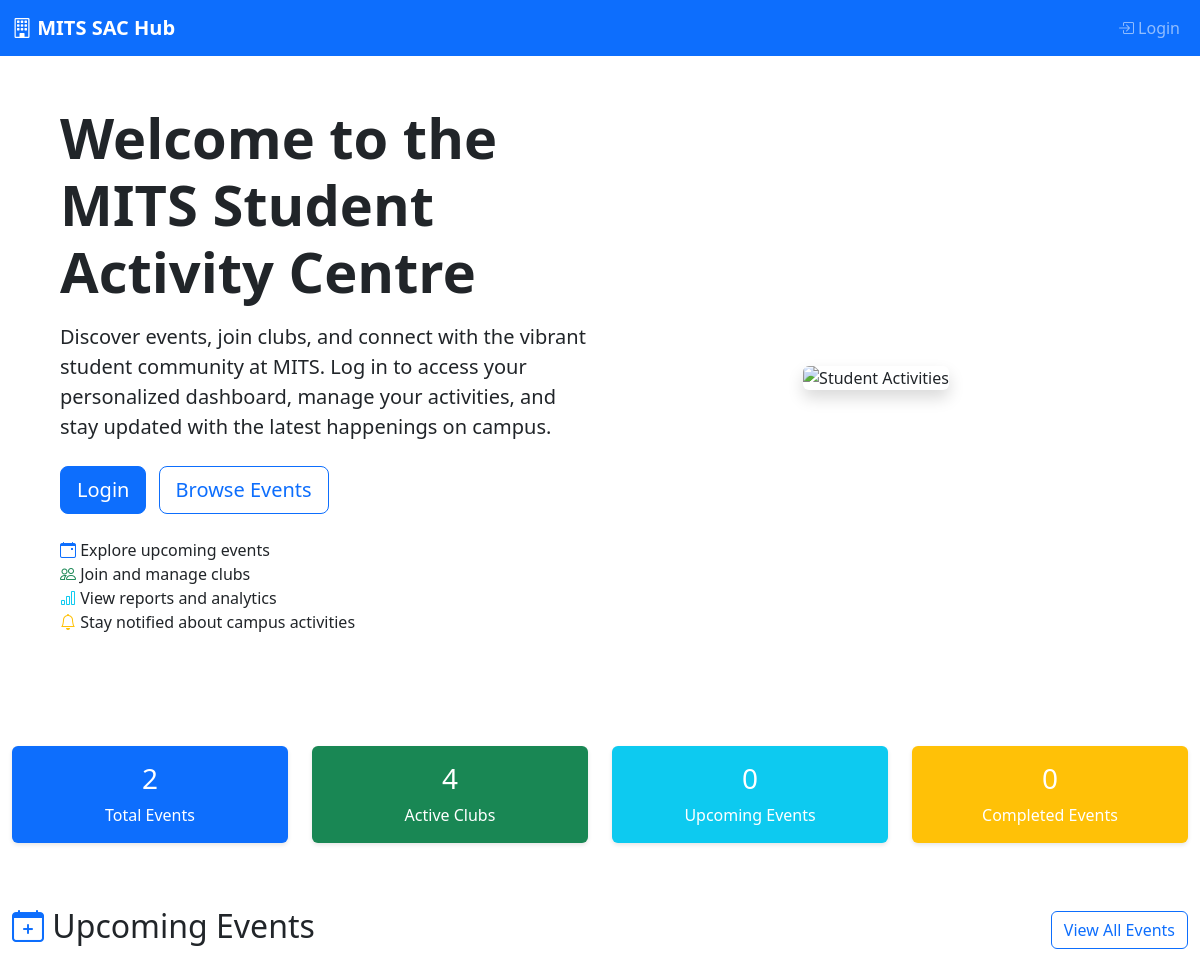
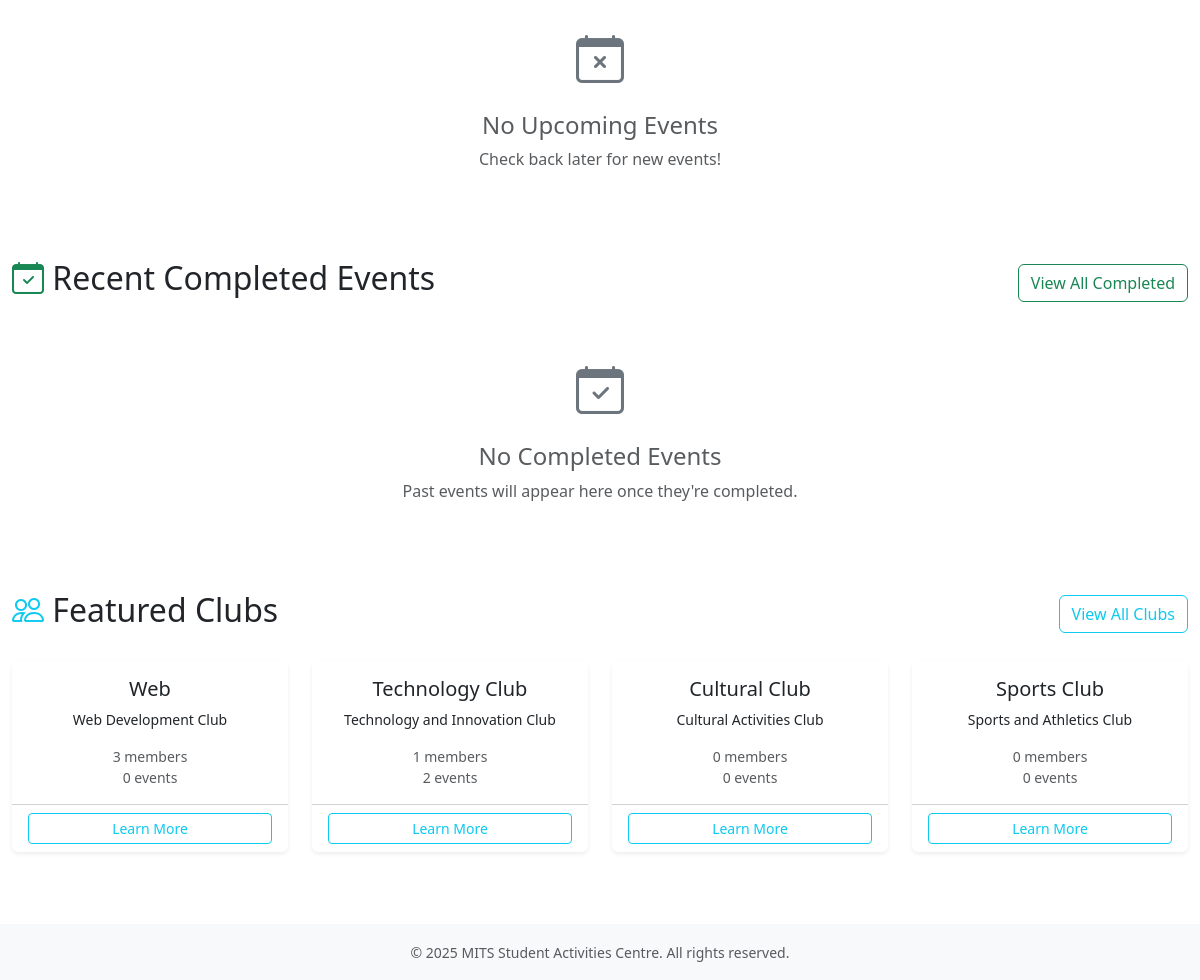
The page / on the database its author committed (2 pictures, top to bottom).
### users/models.py (models this page shows, shortened)
class Club(models.Model):
	name = models.CharField(max_length=100, unique=True)
	description = models.TextField(blank=True)
	coordinators = models.ManyToManyField('User', blank=True, related_name='coordinated_clubs', help_text='Club Coordinators (Users)')
	advisor = models.ForeignKey('User', on_delete=models.SET_NULL, null=True, blank=True, related_name='advised_clubs', limit_choices_to={'roles': 'FACULTY'}, help_text='Club Advisor (Faculty)')

### sac_project/home_views.py (the view)
# urls.py: 2. Add a URL to urlpatterns:  path('', views.home, name='home')
def home(request):
    if request.user.is_authenticated:
        return redirect('student-dashboard')
    now = timezone.now()
    upcoming_events = Event.objects.filter(
        date_time__gt=now,
        status__in=['APPROVED', 'PENDING']
    ).select_related('club').order_by('date_time')[:6]
    completed_events = Event.objects.filter(
        date_time__lt=now,
        status='COMPLETED'
    ).select_related('club').order_by('-date_time')[:6]
    clubs = Club.objects.all()[:8]
    stats = {
        'total_events': Event.objects.count(),
        'total_clubs': Club.objects.count(),
        'upcoming_events_count': upcoming_events.count(),
        'completed_events_count': completed_events.count(),
    }
    context = {
        'upcoming_events': upcoming_events,
        'completed_events': completed_events,
        'clubs': clubs,
        'stats': stats,
    }
    return render(request, 'home.html', context)

### sac_project/templates/home.html (shortened to what this page needs)
{% extends 'base.html' %}
{% block content %}
<div class="row align-items-center mb-5 p-5" style="min-height: 50vh;">
    <div class="col-lg-6 mb-4 mb-lg-0">
        <h1 class="display-4 fw-bold mb-3">Welcome to the MITS Student Activity Centre</h1>
        <p class="lead mb-4">Discover events, join clubs, and connect with the vibrant student community at MITS. Log in to access your personalized dashboard, manage your activities, and stay updated with the latest happenings on campus.</p>
        <div class="mb-3">
            <a href="{% url 'login' %}" class="btn btn-primary btn-lg me-2">Login</a>
            <a href="{% url 'event_list' %}" class="btn btn-outline-primary btn-lg">Browse Events</a>
        </div>
        <ul class="list-unstyled mt-4">
            <li><i class="bi bi-calendar-event text-primary"></i> Explore upcoming events</li>
            <li><i class="bi bi-people text-success"></i> Join and manage clubs</li>
            <li><i class="bi bi-bar-chart text-info"></i> View reports and analytics</li>
            <li><i class="bi bi-bell text-warning"></i> Stay notified about campus activities</li>
        </ul>
    </div>
    <div class="col-lg-6 text-center">
        <img src="https://cdn.pixabay.com/photo/2017/01/31/13/14/people-2029367_1280.png" alt="Student Activities" class="img-fluid rounded shadow" style="max-height: 400px;">
    </div>
</div>
<div class="row mb-5">
    <div class="col-md-3 text-center mb-3">
        <div class="card border-0 bg-primary text-white">
            <div class="card-body">
                <h3>{{ stats.total_events }}</h3>
                <p class="mb-0">Total Events</p>
            </div>
        </div>
    </div>
    <div class="col-md-3 text-center mb-3">
        <div class="card border-0 bg-success text-white">
            <div class="card-body">
                <h3>{{ stats.total_clubs }}</h3>
                <p class="mb-0">Active Clubs</p>
            </div>
        </div>
    </div>
    <div class="col-md-3 text-center mb-3">
        <div class="card border-0 bg-info text-white">
            <div class="card-body">
                <h3>{{ upcoming_events.count }}</h3>
                <p class="mb-0">Upcoming Events</p>
            </div>
        </div>
    </div>
    <div class="col-md-3 text-center mb-3">
        <div class="card border-0 bg-warning text-white">
            <div class="card-body">
                <h3>{{ completed_events.count }}</h3>
                <p class="mb-0">Completed Events</p>
            </div>
        </div>
    </div>
</div>
<div class="row mb-5">
    <div class="col-12">
        <div class="d-flex justify-content-between align-items-center mb-4">
            <h2><i class="bi bi-calendar-plus text-primary"></i> Upcoming Events</h2>
            <a href="{% url 'event_list' %}" class="btn btn-outline-primary">View All Events</a>
        </div>
        {% if upcoming_events %}
            <div class="row">
                {% for event in upcoming_events %}
                    <div class="col-md-6 col-lg-4 mb-4">
                        <div class="card h-100 shadow-sm">
                            <div class="card-header bg-light">
                                <div class="d-flex justify-content-between align-items-center">
                                    <small class="text-muted">{{ event.club.name }}</small>
                                    <span class="badge
                                        {% if event.status == 'APPROVED' %}bg-success
                                        {% elif event.status == 'PENDING' %}bg-warning
                                        {% else %}bg-secondary{% endif %}">
                                        {{ event.get_status_display }}
                                    </span>
                                </div>
                            </div>
                            <div class="card-body">
                                <h5 class="card-title">{{ event.name }}</h5>
                                <p class="card-text">{{ event.description|truncatewords:15 }}</p>
                                <div class="small text-muted">
                                    <div><i class="bi bi-calendar-event"></i> {{ event.date_time|date:"M d, Y" }} at {{ event.date_time|time:"g:i A" }}</div>
                                    <div><i class="bi bi-geo-alt"></i> {{ event.venue }}</div>
                                    <div><i class="bi bi-tag"></i> {{ event.event_type }}</div>
                                </div>
                            </div>
                            <div class="card-footer bg-transparent">
                                <a href="{% url 'event_detail' event.id %}" class="btn btn-sm btn-outline-primary w-100">Learn More</a>
                            </div>
                        </div>
                    </div>
                {% endfor %}
            </div>
        {% else %}
            <div class="text-center py-4">
                <i class="bi bi-calendar-x" style="font-size: 3rem; color: #6c757d;"></i>
                <h4 class="text-muted mt-3">No Upcoming Events</h4>
                <p class="text-muted">Check back later for new events!</p>
            </div>
        {% endif %}
    </div>
</div>
<div class="row mb-5">
    <div class="col-12">
        <div class="d-flex justify-content-between align-items-center mb-4">
            <h2><i class="bi bi-calendar-check text-success"></i> Recent Completed Events</h2>
            <a href="{% url 'event_list' %}?status=COMPLETED" class="btn btn-outline-success">View All Completed</a>
        </div>
        {% if completed_events %}
            <div class="row">
                {% for event in completed_events %}
                    <div class="col-md-6 col-lg-4 mb-4">
                        <div class="card h-100 shadow-sm">
                            <div class="card-header bg-light">
                                <div class="d-flex justify-content-between align-items-center">
                                    <small class="text-muted">{{ event.club.name }}</small>
                                    <span class="badge bg-success">Completed</span>
                                </div>
                            </div>
                            <div class="card-body">
                                <h5 class="card-title">{{ event.name }}</h5>
                                <p class="card-text">{{ event.description|truncatewords:15 }}</p>
                                <div class="small text-muted">
                                    <div><i class="bi bi-calendar-event"></i> {{ event.date_time|date:"M d, Y" }}</div>
                                    <div><i class="bi bi-geo-alt"></i> {{ event.venue }}</div>
                                    <div><i class="bi bi-tag"></i> {{ event.event_type }}</div>
                                </div>
                            </div>
                            <div class="card-footer bg-transparent">
                                <a href="{% url 'event_detail' event.id %}" class="btn btn-sm btn-outline-success w-100">View Details</a>
                            </div>
                        </div>
                    </div>
                {% endfor %}
            </div>
        {% else %}
            <div class="text-center py-4">
                <i class="bi bi-calendar-check" style="font-size: 3rem; color: #6c757d;"></i>
                <h4 class="text-muted mt-3">No Completed Events</h4>
                <p class="text-muted">Past events will appear here once they're completed.</p>
            </div>
        {% endif %}
    </div>
</div>
<div class="row">
    <div class="col-12">
        <div class="d-flex justify-content-between align-items-center mb-4">
            <h2><i class="bi bi-people text-info"></i> Featured Clubs</h2>
            <a href="{% url 'club_list' %}" class="btn btn-outline-info">View All Clubs</a>
        </div>
        {% if clubs %}
            <div class="row">
                {% for club in clubs %}
                    <div class="col-md-6 col-lg-3 mb-4">
                        <div class="card h-100 shadow-sm">
                            <div class="card-body text-center">
                                <h5 class="card-title">{{ club.name }}</h5>
                                <p class="card-text small">{{ club.description|truncatewords:10 }}</p>
                                <div class="small text-muted">
                                    <div>{{ club.members.count }} members</div>
                                    <div>{{ club.events.count }} events</div>
                                </div>
                            </div>
                            <div class="card-footer bg-transparent">
                                <a href="{% url 'club_detail' club.id %}" class="btn btn-sm btn-outline-info w-100">Learn More</a>
                            </div>
                        </div>
                    </div>
                {% endfor %}
            </div>
        {% else %}
            <div class="text-center py-4">
                <i class="bi bi-people" style="font-size: 3rem; color: #6c757d;"></i>
                <h4 class="text-muted mt-3">No Clubs Available</h4>
                <p class="text-muted">Clubs will appear here once they're created.</p>
            </div>
        {% endif %}
    </div>
</div>
{% endblock %}

### sac_project/templates/base.html (style rules this page uses)
.card { border: none; box-shadow: 0 2px 4px rgba(0,0,0,0.1); }

### rows shown on the page
Club: name "Web", description "Web Development Club", members.count "3", events.count "0"
Club: name "Technology Club", description "Technology and Innovation Club", members.count "1", events.count "2"
Club: name "Cultural Club", description "Cultural Activities Club", members.count "0", events.count "0"
Club: name "Sports Club", description "Sports and Athletics Club", members.count "0", events.count "0"

### other values the page prints
{{ stats.total_events }} "2"
{{ stats.total_clubs }} "4"
{{ upcoming_events.count }} "0"
{{ completed_events.count }} "0"
